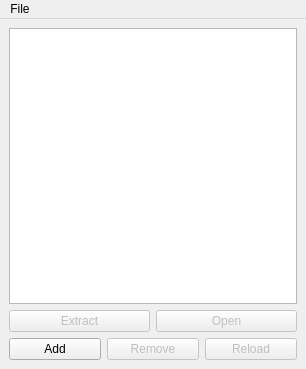
<?xml version="1.0" encoding="UTF-8"?>
<ui version="4.0">
 <class>MainWindow</class>
 <widget class="QMainWindow" name="MainWindow">
  <property name="geometry">
   <rect>
    <x>0</x>
    <y>0</y>
    <width>306</width>
    <height>369</height>
   </rect>
  </property>
  <property name="windowTitle">
   <string>MainWindow</string>
  </property>
  <widget class="QWidget" name="centralwidget">
   <layout class="QVBoxLayout" name="verticalLayout">
    <item>
     <widget class="QTableView" name="tableView">
      <property name="editTriggers">
       <set>QAbstractItemView::NoEditTriggers</set>
      </property>
      <property name="alternatingRowColors">
       <bool>true</bool>
      </property>
      <property name="selectionBehavior">
       <enum>QAbstractItemView::SelectRows</enum>
      </property>
      <property name="gridStyle">
       <enum>Qt::NoPen</enum>
      </property>
      <attribute name="verticalHeaderVisible">
       <bool>false</bool>
      </attribute>
     </widget>
    </item>
    <item>
     <layout class="QHBoxLayout" name="horizontalLayout_2">
      <item>
       <widget class="QPushButton" name="extractButton">
        <property name="enabled">
         <bool>false</bool>
        </property>
        <property name="text">
         <string>Extract</string>
        </property>
       </widget>
      </item>
      <item>
       <widget class="QPushButton" name="openButton">
        <property name="enabled">
         <bool>false</bool>
        </property>
        <property name="text">
         <string>Open</string>
        </property>
       </widget>
      </item>
     </layout>
    </item>
    <item>
     <layout class="QHBoxLayout" name="horizontalLayout">
      <item>
       <widget class="QPushButton" name="loadButton">
        <property name="text">
         <string>Add</string>
        </property>
       </widget>
      </item>
      <item>
       <widget class="QPushButton" name="unloadButton">
        <property name="enabled">
         <bool>false</bool>
        </property>
        <property name="text">
         <string>Remove</string>
        </property>
       </widget>
      </item>
      <item>
       <widget class="QPushButton" name="refreshButton">
        <property name="enabled">
         <bool>false</bool>
        </property>
        <property name="text">
         <string>Reload</string>
        </property>
       </widget>
      </item>
     </layout>
    </item>
   </layout>
  </widget>
  <widget class="QMenuBar" name="menubar">
   <property name="geometry">
    <rect>
     <x>0</x>
     <y>0</y>
     <width>306</width>
     <height>21</height>
    </rect>
   </property>
   <widget class="QMenu" name="menuFile">
    <property name="title">
     <string>File</string>
    </property>
    <addaction name="actionNew"/>
    <addaction name="actionOpen"/>
    <addaction name="actionSave"/>
    <addaction name="actionSaveAs"/>
    <addaction name="separator"/>
    <addaction name="actionRevert"/>
    <addaction name="separator"/>
    <addaction name="actionExit"/>
   </widget>
   <addaction name="menuFile"/>
  </widget>
  <action name="actionNew">
   <property name="text">
    <string>New</string>
   </property>
  </action>
  <action name="actionOpen">
   <property name="text">
    <string>Open</string>
   </property>
  </action>
  <action name="actionSave">
   <property name="text">
    <string>Save</string>
   </property>
  </action>
  <action name="actionSaveAs">
   <property name="text">
    <string>Save As</string>
   </property>
  </action>
  <action name="actionRevert">
   <property name="text">
    <string>Revert</string>
   </property>
  </action>
  <action name="actionExit">
   <property name="text">
    <string>Exit</string>
   </property>
  </action>
 </widget>
 <resources/>
 <connections/>
</ui>
